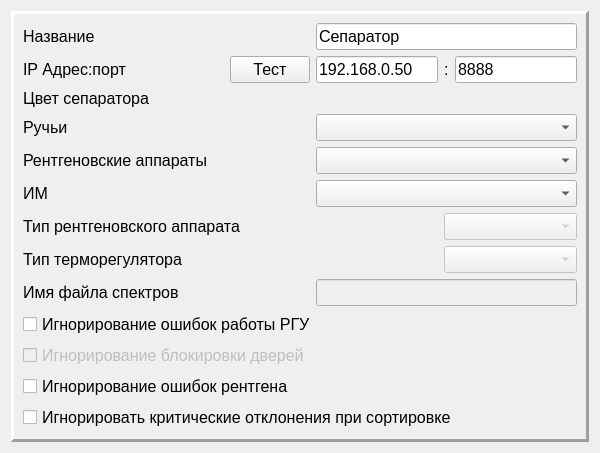
<?xml version="1.0" encoding="UTF-8"?>
<ui version="4.0">
 <class>SPRSettingsMainWidget</class>
 <widget class="QWidget" name="SPRSettingsMainWidget">
  <property name="geometry">
   <rect>
    <x>0</x>
    <y>0</y>
    <width>600</width>
    <height>449</height>
   </rect>
  </property>
  <property name="sizePolicy">
   <sizepolicy hsizetype="Preferred" vsizetype="Preferred">
    <horstretch>0</horstretch>
    <verstretch>0</verstretch>
   </sizepolicy>
  </property>
  <property name="font">
   <font>
    <family>Tahoma</family>
    <pointsize>12</pointsize>
   </font>
  </property>
  <property name="windowTitle">
   <string>Form</string>
  </property>
  <layout class="QHBoxLayout" name="horizontalLayout_6">
   <item>
    <widget class="QFrame" name="frame">
     <property name="frameShape">
      <enum>QFrame::Panel</enum>
     </property>
     <property name="frameShadow">
      <enum>QFrame::Raised</enum>
     </property>
     <property name="lineWidth">
      <number>3</number>
     </property>
     <layout class="QGridLayout" name="gridLayout">
      <item row="2" column="1" colspan="3">
       <widget class="QWidget" name="widget_5" native="true">
        <layout class="QHBoxLayout" name="horizontalLayout_5">
         <property name="spacing">
          <number>0</number>
         </property>
         <property name="leftMargin">
          <number>0</number>
         </property>
         <property name="topMargin">
          <number>0</number>
         </property>
         <property name="rightMargin">
          <number>0</number>
         </property>
         <property name="bottomMargin">
          <number>0</number>
         </property>
         <item>
          <widget class="FirstCollumn2" name="wFCColor" native="true">
           <property name="sizePolicy">
            <sizepolicy hsizetype="MinimumExpanding" vsizetype="Preferred">
             <horstretch>0</horstretch>
             <verstretch>0</verstretch>
            </sizepolicy>
           </property>
          </widget>
         </item>
        </layout>
       </widget>
      </item>
      <item row="8" column="1" colspan="3">
       <widget class="QWidget" name="widget_3" native="true">
        <layout class="QHBoxLayout" name="horizontalLayout_3">
         <property name="spacing">
          <number>0</number>
         </property>
         <property name="leftMargin">
          <number>0</number>
         </property>
         <property name="topMargin">
          <number>0</number>
         </property>
         <property name="rightMargin">
          <number>0</number>
         </property>
         <property name="bottomMargin">
          <number>0</number>
         </property>
         <item>
          <widget class="QLineEdit" name="leSpectrumsFName">
           <property name="enabled">
            <bool>false</bool>
           </property>
          </widget>
         </item>
        </layout>
       </widget>
      </item>
      <item row="0" column="1" colspan="3">
       <widget class="QWidget" name="widget_4" native="true">
        <layout class="QHBoxLayout" name="horizontalLayout_4">
         <property name="spacing">
          <number>0</number>
         </property>
         <property name="leftMargin">
          <number>0</number>
         </property>
         <property name="topMargin">
          <number>0</number>
         </property>
         <property name="rightMargin">
          <number>0</number>
         </property>
         <property name="bottomMargin">
          <number>0</number>
         </property>
         <item>
          <widget class="QLineEdit" name="leName">
           <property name="toolTip">
            <string>Название устройства</string>
           </property>
           <property name="text">
            <string>Сепаратор</string>
           </property>
          </widget>
         </item>
        </layout>
       </widget>
      </item>
      <item row="1" column="0">
       <widget class="QWidget" name="widget_2" native="true">
        <layout class="QHBoxLayout" name="horizontalLayout_2">
         <property name="leftMargin">
          <number>0</number>
         </property>
         <property name="topMargin">
          <number>0</number>
         </property>
         <property name="rightMargin">
          <number>0</number>
         </property>
         <property name="bottomMargin">
          <number>0</number>
         </property>
         <item>
          <widget class="QLabel" name="label_2">
           <property name="maximumSize">
            <size>
             <width>150</width>
             <height>16777215</height>
            </size>
           </property>
           <property name="text">
            <string>IP Адрес:порт</string>
           </property>
           <property name="alignment">
            <set>Qt::AlignLeading|Qt::AlignLeft|Qt::AlignVCenter</set>
           </property>
           <property name="wordWrap">
            <bool>false</bool>
           </property>
          </widget>
         </item>
         <item>
          <spacer name="horizontalSpacer_3">
           <property name="orientation">
            <enum>Qt::Horizontal</enum>
           </property>
           <property name="sizeHint" stdset="0">
            <size>
             <width>40</width>
             <height>20</height>
            </size>
           </property>
          </spacer>
         </item>
         <item>
          <widget class="QPushButton" name="bTestIP">
           <property name="sizePolicy">
            <sizepolicy hsizetype="Preferred" vsizetype="Preferred">
             <horstretch>0</horstretch>
             <verstretch>0</verstretch>
            </sizepolicy>
           </property>
           <property name="toolTip">
            <string>Проверить соединение с сервером</string>
           </property>
           <property name="text">
            <string>Тест</string>
           </property>
          </widget>
         </item>
        </layout>
       </widget>
      </item>
      <item row="11" column="0" colspan="2">
       <widget class="QCheckBox" name="cbIgnoreRentgenErrors">
        <property name="text">
         <string>Игнорирование ошибок рентгена</string>
        </property>
       </widget>
      </item>
      <item row="9" column="0" colspan="2">
       <widget class="QCheckBox" name="cbWoRGU">
        <property name="text">
         <string>Игнорирование ошибок работы РГУ</string>
        </property>
       </widget>
      </item>
      <item row="8" column="0">
       <widget class="QLabel" name="lSpectrumFName">
        <property name="text">
         <string>Имя файла спектров</string>
        </property>
       </widget>
      </item>
      <item row="6" column="0" colspan="2">
       <widget class="QLabel" name="label_6">
        <property name="text">
         <string>Тип рентгеновского аппарата</string>
        </property>
       </widget>
      </item>
      <item row="7" column="2" colspan="2">
       <widget class="QComboBox" name="cbTypeThermo">
        <property name="enabled">
         <bool>false</bool>
        </property>
        <property name="toolTip">
         <string>Тип терморерулятора</string>
        </property>
        <property name="currentIndex">
         <number>-1</number>
        </property>
       </widget>
      </item>
      <item row="3" column="0">
       <widget class="QLabel" name="label_3">
        <property name="text">
         <string>Ручьи</string>
        </property>
       </widget>
      </item>
      <item row="7" column="0" colspan="2">
       <widget class="QLabel" name="label_7">
        <property name="text">
         <string>Тип терморегулятора</string>
        </property>
        <property name="alignment">
         <set>Qt::AlignLeading|Qt::AlignLeft|Qt::AlignVCenter</set>
        </property>
        <property name="wordWrap">
         <bool>false</bool>
        </property>
       </widget>
      </item>
      <item row="0" column="0">
       <widget class="QLabel" name="label">
        <property name="text">
         <string>Название</string>
        </property>
       </widget>
      </item>
      <item row="1" column="3">
       <widget class="QLineEdit" name="lePort">
        <property name="minimumSize">
         <size>
          <width>45</width>
          <height>0</height>
         </size>
        </property>
        <property name="text">
         <string>8888</string>
        </property>
       </widget>
      </item>
      <item row="1" column="2">
       <widget class="QLabel" name="label_9">
        <property name="minimumSize">
         <size>
          <width>5</width>
          <height>0</height>
         </size>
        </property>
        <property name="text">
         <string>:</string>
        </property>
       </widget>
      </item>
      <item row="6" column="2" colspan="2">
       <widget class="QComboBox" name="cbTypePRAM">
        <property name="enabled">
         <bool>false</bool>
        </property>
        <property name="toolTip">
         <string>Тип ПРАМ</string>
        </property>
        <property name="currentIndex">
         <number>-1</number>
        </property>
       </widget>
      </item>
      <item row="3" column="1" colspan="3">
       <widget class="QComboBox" name="cbThreads">
        <property name="toolTip">
         <string>Количество ручьев питателя</string>
        </property>
        <property name="currentIndex">
         <number>-1</number>
        </property>
       </widget>
      </item>
      <item row="4" column="1" colspan="3">
       <widget class="QComboBox" name="cbRentgens">
        <property name="toolTip">
         <string>Количество рентгенов</string>
        </property>
        <property name="currentIndex">
         <number>-1</number>
        </property>
       </widget>
      </item>
      <item row="4" column="0">
       <widget class="QLabel" name="label_4">
        <property name="text">
         <string>Рентгеновские аппараты</string>
        </property>
       </widget>
      </item>
      <item row="2" column="0">
       <widget class="QLabel" name="label_8">
        <property name="text">
         <string>Цвет сепаратора</string>
        </property>
       </widget>
      </item>
      <item row="1" column="1">
       <widget class="QLineEdit" name="leAddress">
        <property name="minimumSize">
         <size>
          <width>120</width>
          <height>0</height>
         </size>
        </property>
        <property name="toolTip">
         <string>Адрес устройства (XXX.XXX.XXX.XXX:XXXX)</string>
        </property>
        <property name="text">
         <string>192.168.0.50</string>
        </property>
       </widget>
      </item>
      <item row="5" column="1" colspan="3">
       <widget class="QComboBox" name="cbIMCount">
        <property name="toolTip">
         <string>Количество исполнительных механизмов</string>
        </property>
        <property name="currentIndex">
         <number>-1</number>
        </property>
       </widget>
      </item>
      <item row="5" column="0">
       <widget class="QLabel" name="label_5">
        <property name="text">
         <string>ИМ</string>
        </property>
       </widget>
      </item>
      <item row="10" column="0">
       <widget class="QCheckBox" name="cbWoDoors">
        <property name="enabled">
         <bool>false</bool>
        </property>
        <property name="text">
         <string>Игнорирование блокировки дверей</string>
        </property>
       </widget>
      </item>
      <item row="13" column="0" colspan="4">
       <widget class="QCheckBox" name="cbStopOnCriticalErrors">
        <property name="text">
         <string>Игнорировать критические отклонения при сортировке</string>
        </property>
       </widget>
      </item>
     </layout>
    </widget>
   </item>
   <item>
    <spacer name="horizontalSpacer_2">
     <property name="orientation">
      <enum>Qt::Horizontal</enum>
     </property>
     <property name="sizeHint" stdset="0">
      <size>
       <width>40</width>
       <height>20</height>
      </size>
     </property>
    </spacer>
   </item>
  </layout>
 </widget>
 <customwidgets>
  <customwidget>
   <class>FirstCollumn2</class>
   <extends>QWidget</extends>
   <header>firstcollumn2.h</header>
   <container>1</container>
  </customwidget>
 </customwidgets>
 <resources/>
 <connections/>
</ui>
